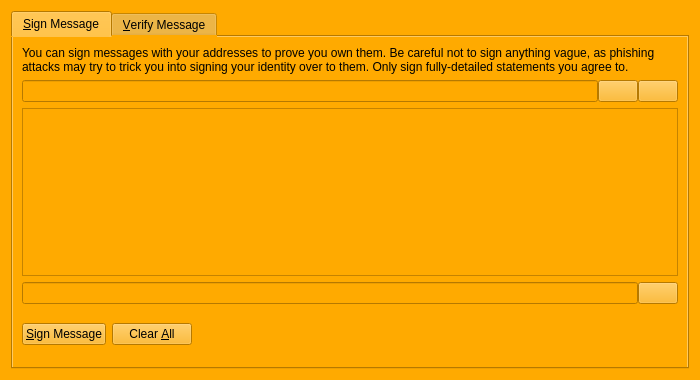
<?xml version="1.0" encoding="UTF-8"?>
<ui version="4.0">
 <class>SignVerifyMessageDialog</class>
 <widget class="QDialog" name="SignVerifyMessageDialog">
  <property name="geometry">
   <rect>
    <x>0</x>
    <y>0</y>
    <width>700</width>
    <height>380</height>
   </rect>
  </property>
  <property name="palette">
   <palette>
    <active>
     <colorrole role="WindowText">
      <brush brushstyle="SolidPattern">
       <color alpha="255">
        <red>0</red>
        <green>0</green>
        <blue>0</blue>
       </color>
      </brush>
     </colorrole>
     <colorrole role="Button">
      <brush brushstyle="SolidPattern">
       <color alpha="255">
        <red>255</red>
        <green>170</green>
        <blue>0</blue>
       </color>
      </brush>
     </colorrole>
     <colorrole role="Light">
      <brush brushstyle="SolidPattern">
       <color alpha="255">
        <red>255</red>
        <green>213</green>
        <blue>127</blue>
       </color>
      </brush>
     </colorrole>
     <colorrole role="Midlight">
      <brush brushstyle="SolidPattern">
       <color alpha="255">
        <red>255</red>
        <green>191</green>
        <blue>63</blue>
       </color>
      </brush>
     </colorrole>
     <colorrole role="Dark">
      <brush brushstyle="SolidPattern">
       <color alpha="255">
        <red>127</red>
        <green>85</green>
        <blue>0</blue>
       </color>
      </brush>
     </colorrole>
     <colorrole role="Mid">
      <brush brushstyle="SolidPattern">
       <color alpha="255">
        <red>170</red>
        <green>113</green>
        <blue>0</blue>
       </color>
      </brush>
     </colorrole>
     <colorrole role="Text">
      <brush brushstyle="SolidPattern">
       <color alpha="255">
        <red>0</red>
        <green>0</green>
        <blue>0</blue>
       </color>
      </brush>
     </colorrole>
     <colorrole role="BrightText">
      <brush brushstyle="SolidPattern">
       <color alpha="255">
        <red>255</red>
        <green>255</green>
        <blue>255</blue>
       </color>
      </brush>
     </colorrole>
     <colorrole role="ButtonText">
      <brush brushstyle="SolidPattern">
       <color alpha="255">
        <red>0</red>
        <green>0</green>
        <blue>0</blue>
       </color>
      </brush>
     </colorrole>
     <colorrole role="Base">
      <brush brushstyle="SolidPattern">
       <color alpha="255">
        <red>255</red>
        <green>255</green>
        <blue>255</blue>
       </color>
      </brush>
     </colorrole>
     <colorrole role="Window">
      <brush brushstyle="SolidPattern">
       <color alpha="255">
        <red>255</red>
        <green>170</green>
        <blue>0</blue>
       </color>
      </brush>
     </colorrole>
     <colorrole role="Shadow">
      <brush brushstyle="SolidPattern">
       <color alpha="255">
        <red>0</red>
        <green>0</green>
        <blue>0</blue>
       </color>
      </brush>
     </colorrole>
     <colorrole role="AlternateBase">
      <brush brushstyle="SolidPattern">
       <color alpha="255">
        <red>255</red>
        <green>212</green>
        <blue>127</blue>
       </color>
      </brush>
     </colorrole>
     <colorrole role="ToolTipBase">
      <brush brushstyle="SolidPattern">
       <color alpha="255">
        <red>255</red>
        <green>255</green>
        <blue>220</blue>
       </color>
      </brush>
     </colorrole>
     <colorrole role="ToolTipText">
      <brush brushstyle="SolidPattern">
       <color alpha="255">
        <red>0</red>
        <green>0</green>
        <blue>0</blue>
       </color>
      </brush>
     </colorrole>
    </active>
    <inactive>
     <colorrole role="WindowText">
      <brush brushstyle="SolidPattern">
       <color alpha="255">
        <red>0</red>
        <green>0</green>
        <blue>0</blue>
       </color>
      </brush>
     </colorrole>
     <colorrole role="Button">
      <brush brushstyle="SolidPattern">
       <color alpha="255">
        <red>255</red>
        <green>170</green>
        <blue>0</blue>
       </color>
      </brush>
     </colorrole>
     <colorrole role="Light">
      <brush brushstyle="SolidPattern">
       <color alpha="255">
        <red>255</red>
        <green>213</green>
        <blue>127</blue>
       </color>
      </brush>
     </colorrole>
     <colorrole role="Midlight">
      <brush brushstyle="SolidPattern">
       <color alpha="255">
        <red>255</red>
        <green>191</green>
        <blue>63</blue>
       </color>
      </brush>
     </colorrole>
     <colorrole role="Dark">
      <brush brushstyle="SolidPattern">
       <color alpha="255">
        <red>127</red>
        <green>85</green>
        <blue>0</blue>
       </color>
      </brush>
     </colorrole>
     <colorrole role="Mid">
      <brush brushstyle="SolidPattern">
       <color alpha="255">
        <red>170</red>
        <green>113</green>
        <blue>0</blue>
       </color>
      </brush>
     </colorrole>
     <colorrole role="Text">
      <brush brushstyle="SolidPattern">
       <color alpha="255">
        <red>0</red>
        <green>0</green>
        <blue>0</blue>
       </color>
      </brush>
     </colorrole>
     <colorrole role="BrightText">
      <brush brushstyle="SolidPattern">
       <color alpha="255">
        <red>255</red>
        <green>255</green>
        <blue>255</blue>
       </color>
      </brush>
     </colorrole>
     <colorrole role="ButtonText">
      <brush brushstyle="SolidPattern">
       <color alpha="255">
        <red>0</red>
        <green>0</green>
        <blue>0</blue>
       </color>
      </brush>
     </colorrole>
     <colorrole role="Base">
      <brush brushstyle="SolidPattern">
       <color alpha="255">
        <red>255</red>
        <green>255</green>
        <blue>255</blue>
       </color>
      </brush>
     </colorrole>
     <colorrole role="Window">
      <brush brushstyle="SolidPattern">
       <color alpha="255">
        <red>255</red>
        <green>170</green>
        <blue>0</blue>
       </color>
      </brush>
     </colorrole>
     <colorrole role="Shadow">
      <brush brushstyle="SolidPattern">
       <color alpha="255">
        <red>0</red>
        <green>0</green>
        <blue>0</blue>
       </color>
      </brush>
     </colorrole>
     <colorrole role="AlternateBase">
      <brush brushstyle="SolidPattern">
       <color alpha="255">
        <red>255</red>
        <green>212</green>
        <blue>127</blue>
       </color>
      </brush>
     </colorrole>
     <colorrole role="ToolTipBase">
      <brush brushstyle="SolidPattern">
       <color alpha="255">
        <red>255</red>
        <green>255</green>
        <blue>220</blue>
       </color>
      </brush>
     </colorrole>
     <colorrole role="ToolTipText">
      <brush brushstyle="SolidPattern">
       <color alpha="255">
        <red>0</red>
        <green>0</green>
        <blue>0</blue>
       </color>
      </brush>
     </colorrole>
    </inactive>
    <disabled>
     <colorrole role="WindowText">
      <brush brushstyle="SolidPattern">
       <color alpha="255">
        <red>127</red>
        <green>85</green>
        <blue>0</blue>
       </color>
      </brush>
     </colorrole>
     <colorrole role="Button">
      <brush brushstyle="SolidPattern">
       <color alpha="255">
        <red>255</red>
        <green>170</green>
        <blue>0</blue>
       </color>
      </brush>
     </colorrole>
     <colorrole role="Light">
      <brush brushstyle="SolidPattern">
       <color alpha="255">
        <red>255</red>
        <green>213</green>
        <blue>127</blue>
       </color>
      </brush>
     </colorrole>
     <colorrole role="Midlight">
      <brush brushstyle="SolidPattern">
       <color alpha="255">
        <red>255</red>
        <green>191</green>
        <blue>63</blue>
       </color>
      </brush>
     </colorrole>
     <colorrole role="Dark">
      <brush brushstyle="SolidPattern">
       <color alpha="255">
        <red>127</red>
        <green>85</green>
        <blue>0</blue>
       </color>
      </brush>
     </colorrole>
     <colorrole role="Mid">
      <brush brushstyle="SolidPattern">
       <color alpha="255">
        <red>170</red>
        <green>113</green>
        <blue>0</blue>
       </color>
      </brush>
     </colorrole>
     <colorrole role="Text">
      <brush brushstyle="SolidPattern">
       <color alpha="255">
        <red>127</red>
        <green>85</green>
        <blue>0</blue>
       </color>
      </brush>
     </colorrole>
     <colorrole role="BrightText">
      <brush brushstyle="SolidPattern">
       <color alpha="255">
        <red>255</red>
        <green>255</green>
        <blue>255</blue>
       </color>
      </brush>
     </colorrole>
     <colorrole role="ButtonText">
      <brush brushstyle="SolidPattern">
       <color alpha="255">
        <red>127</red>
        <green>85</green>
        <blue>0</blue>
       </color>
      </brush>
     </colorrole>
     <colorrole role="Base">
      <brush brushstyle="SolidPattern">
       <color alpha="255">
        <red>255</red>
        <green>170</green>
        <blue>0</blue>
       </color>
      </brush>
     </colorrole>
     <colorrole role="Window">
      <brush brushstyle="SolidPattern">
       <color alpha="255">
        <red>255</red>
        <green>170</green>
        <blue>0</blue>
       </color>
      </brush>
     </colorrole>
     <colorrole role="Shadow">
      <brush brushstyle="SolidPattern">
       <color alpha="255">
        <red>0</red>
        <green>0</green>
        <blue>0</blue>
       </color>
      </brush>
     </colorrole>
     <colorrole role="AlternateBase">
      <brush brushstyle="SolidPattern">
       <color alpha="255">
        <red>255</red>
        <green>170</green>
        <blue>0</blue>
       </color>
      </brush>
     </colorrole>
     <colorrole role="ToolTipBase">
      <brush brushstyle="SolidPattern">
       <color alpha="255">
        <red>255</red>
        <green>255</green>
        <blue>220</blue>
       </color>
      </brush>
     </colorrole>
     <colorrole role="ToolTipText">
      <brush brushstyle="SolidPattern">
       <color alpha="255">
        <red>0</red>
        <green>0</green>
        <blue>0</blue>
       </color>
      </brush>
     </colorrole>
    </disabled>
   </palette>
  </property>
  <property name="windowTitle">
   <string>Signatures - Sign / Verify a Message</string>
  </property>
  <property name="modal">
   <bool>true</bool>
  </property>
  <layout class="QVBoxLayout" name="verticalLayout">
   <item>
    <widget class="QTabWidget" name="tabWidget">
     <property name="styleSheet">
      <string notr="true">background-color: rgb(255, 170, 0);</string>
     </property>
     <property name="currentIndex">
      <number>0</number>
     </property>
     <widget class="QWidget" name="tabSignMessage">
      <attribute name="title">
       <string>&amp;Sign Message</string>
      </attribute>
      <layout class="QVBoxLayout" name="verticalLayout_SM">
       <item>
        <widget class="QLabel" name="infoLabel_SM">
         <property name="text">
          <string>You can sign messages with your addresses to prove you own them. Be careful not to sign anything vague, as phishing attacks may try to trick you into signing your identity over to them. Only sign fully-detailed statements you agree to.</string>
         </property>
         <property name="textFormat">
          <enum>Qt::PlainText</enum>
         </property>
         <property name="wordWrap">
          <bool>true</bool>
         </property>
        </widget>
       </item>
       <item>
        <layout class="QHBoxLayout" name="horizontalLayout_1_SM">
         <property name="spacing">
          <number>0</number>
         </property>
         <item>
          <widget class="QValidatedLineEdit" name="addressIn_SM">
           <property name="toolTip">
            <string>The address to sign the message with (e.g. 2JhbfkAFvXqYkreSgJfrRLS9DepUcxbQci)</string>
           </property>
           <property name="maxLength">
            <number>34</number>
           </property>
          </widget>
         </item>
         <item>
          <widget class="QPushButton" name="addressBookButton_SM">
           <property name="toolTip">
            <string>Choose an address from the address book</string>
           </property>
           <property name="text">
            <string/>
           </property>
           <property name="icon">
            <iconset resource="../bitcoin.qrc">
             <normaloff>:/icons/address-book</normaloff>:/icons/address-book</iconset>
           </property>
           <property name="shortcut">
            <string>Alt+A</string>
           </property>
           <property name="autoDefault">
            <bool>false</bool>
           </property>
          </widget>
         </item>
         <item>
          <widget class="QPushButton" name="pasteButton_SM">
           <property name="toolTip">
            <string>Paste address from clipboard</string>
           </property>
           <property name="text">
            <string/>
           </property>
           <property name="icon">
            <iconset resource="../bitcoin.qrc">
             <normaloff>:/icons/editpaste</normaloff>:/icons/editpaste</iconset>
           </property>
           <property name="shortcut">
            <string>Alt+P</string>
           </property>
           <property name="autoDefault">
            <bool>false</bool>
           </property>
          </widget>
         </item>
        </layout>
       </item>
       <item>
        <widget class="QPlainTextEdit" name="messageIn_SM">
         <property name="toolTip">
          <string>Enter the message you want to sign here</string>
         </property>
        </widget>
       </item>
       <item>
        <layout class="QHBoxLayout" name="horizontalLayout_2_SM">
         <property name="spacing">
          <number>0</number>
         </property>
         <item>
          <widget class="QLineEdit" name="signatureOut_SM">
           <property name="font">
            <font>
             <italic>true</italic>
            </font>
           </property>
           <property name="readOnly">
            <bool>true</bool>
           </property>
          </widget>
         </item>
         <item>
          <widget class="QPushButton" name="copySignatureButton_SM">
           <property name="toolTip">
            <string>Copy the current signature to the system clipboard</string>
           </property>
           <property name="text">
            <string/>
           </property>
           <property name="icon">
            <iconset resource="../bitcoin.qrc">
             <normaloff>:/icons/editcopy</normaloff>:/icons/editcopy</iconset>
           </property>
           <property name="autoDefault">
            <bool>false</bool>
           </property>
          </widget>
         </item>
        </layout>
       </item>
       <item>
        <layout class="QHBoxLayout" name="horizontalLayout_3_SM">
         <item>
          <widget class="QPushButton" name="signMessageButton_SM">
           <property name="toolTip">
            <string>Sign the message to prove you own this BitBoSS address</string>
           </property>
           <property name="text">
            <string>&amp;Sign Message</string>
           </property>
           <property name="icon">
            <iconset resource="../bitcoin.qrc">
             <normaloff>:/icons/edit</normaloff>:/icons/edit</iconset>
           </property>
           <property name="autoDefault">
            <bool>false</bool>
           </property>
          </widget>
         </item>
         <item>
          <widget class="QPushButton" name="clearButton_SM">
           <property name="toolTip">
            <string>Reset all sign message fields</string>
           </property>
           <property name="text">
            <string>Clear &amp;All</string>
           </property>
           <property name="icon">
            <iconset resource="../bitcoin.qrc">
             <normaloff>:/icons/remove</normaloff>:/icons/remove</iconset>
           </property>
           <property name="autoDefault">
            <bool>false</bool>
           </property>
          </widget>
         </item>
         <item>
          <spacer name="horizontalSpacer_1_SM">
           <property name="orientation">
            <enum>Qt::Horizontal</enum>
           </property>
           <property name="sizeHint" stdset="0">
            <size>
             <width>40</width>
             <height>48</height>
            </size>
           </property>
          </spacer>
         </item>
         <item>
          <widget class="QLabel" name="statusLabel_SM">
           <property name="font">
            <font>
             <weight>75</weight>
             <bold>true</bold>
            </font>
           </property>
           <property name="text">
            <string/>
           </property>
           <property name="wordWrap">
            <bool>true</bool>
           </property>
          </widget>
         </item>
         <item>
          <spacer name="horizontalSpacer_2_SM">
           <property name="orientation">
            <enum>Qt::Horizontal</enum>
           </property>
           <property name="sizeHint" stdset="0">
            <size>
             <width>40</width>
             <height>48</height>
            </size>
           </property>
          </spacer>
         </item>
        </layout>
       </item>
      </layout>
     </widget>
     <widget class="QWidget" name="tabVerifyMessage">
      <attribute name="title">
       <string>&amp;Verify Message</string>
      </attribute>
      <layout class="QVBoxLayout" name="verticalLayout_VM">
       <item>
        <widget class="QLabel" name="infoLabel_VM">
         <property name="text">
          <string>Enter the signing address, message (ensure you copy line breaks, spaces, tabs, etc. exactly) and signature below to verify the message. Be careful not to read more into the signature than what is in the signed message itself, to avoid being tricked by a man-in-the-middle attack.</string>
         </property>
         <property name="textFormat">
          <enum>Qt::PlainText</enum>
         </property>
         <property name="alignment">
          <set>Qt::AlignLeading|Qt::AlignLeft|Qt::AlignTop</set>
         </property>
         <property name="wordWrap">
          <bool>true</bool>
         </property>
        </widget>
       </item>
       <item>
        <layout class="QHBoxLayout" name="horizontalLayout_1_VM">
         <property name="spacing">
          <number>0</number>
         </property>
         <item>
          <widget class="QValidatedLineEdit" name="addressIn_VM">
           <property name="toolTip">
            <string>The address the message was signed with (e.g. 2JhbfkAFvXqYkreSgJfrRLS9DepUcxbQci)</string>
           </property>
           <property name="maxLength">
            <number>34</number>
           </property>
          </widget>
         </item>
         <item>
          <widget class="QPushButton" name="addressBookButton_VM">
           <property name="toolTip">
            <string>Choose an address from the address book</string>
           </property>
           <property name="text">
            <string/>
           </property>
           <property name="icon">
            <iconset resource="../bitcoin.qrc">
             <normaloff>:/icons/address-book</normaloff>:/icons/address-book</iconset>
           </property>
           <property name="shortcut">
            <string>Alt+A</string>
           </property>
           <property name="autoDefault">
            <bool>false</bool>
           </property>
          </widget>
         </item>
        </layout>
       </item>
       <item>
        <widget class="QPlainTextEdit" name="messageIn_VM"/>
       </item>
       <item>
        <widget class="QValidatedLineEdit" name="signatureIn_VM"/>
       </item>
       <item>
        <layout class="QHBoxLayout" name="horizontalLayout_2_VM">
         <item>
          <widget class="QPushButton" name="verifyMessageButton_VM">
           <property name="toolTip">
            <string>Verify the message to ensure it was signed with the specified BitBoSS address</string>
           </property>
           <property name="text">
            <string>&amp;Verify Message</string>
           </property>
           <property name="icon">
            <iconset resource="../bitcoin.qrc">
             <normaloff>:/icons/transaction_0</normaloff>:/icons/transaction_0</iconset>
           </property>
           <property name="autoDefault">
            <bool>false</bool>
           </property>
          </widget>
         </item>
         <item>
          <widget class="QPushButton" name="clearButton_VM">
           <property name="toolTip">
            <string>Reset all verify message fields</string>
           </property>
           <property name="text">
            <string>Clear &amp;All</string>
           </property>
           <property name="icon">
            <iconset resource="../bitcoin.qrc">
             <normaloff>:/icons/remove</normaloff>:/icons/remove</iconset>
           </property>
           <property name="autoDefault">
            <bool>false</bool>
           </property>
          </widget>
         </item>
         <item>
          <spacer name="horizontalSpacer_1_VM">
           <property name="orientation">
            <enum>Qt::Horizontal</enum>
           </property>
           <property name="sizeHint" stdset="0">
            <size>
             <width>40</width>
             <height>48</height>
            </size>
           </property>
          </spacer>
         </item>
         <item>
          <widget class="QLabel" name="statusLabel_VM">
           <property name="font">
            <font>
             <weight>75</weight>
             <bold>true</bold>
            </font>
           </property>
           <property name="text">
            <string/>
           </property>
           <property name="wordWrap">
            <bool>true</bool>
           </property>
          </widget>
         </item>
         <item>
          <spacer name="horizontalSpacer_2_VM">
           <property name="orientation">
            <enum>Qt::Horizontal</enum>
           </property>
           <property name="sizeHint" stdset="0">
            <size>
             <width>40</width>
             <height>48</height>
            </size>
           </property>
          </spacer>
         </item>
        </layout>
       </item>
      </layout>
     </widget>
    </widget>
   </item>
  </layout>
 </widget>
 <customwidgets>
  <customwidget>
   <class>QValidatedLineEdit</class>
   <extends>QLineEdit</extends>
   <header>qvalidatedlineedit.h</header>
  </customwidget>
 </customwidgets>
 <resources>
  <include location="../bitcoin.qrc"/>
 </resources>
 <connections/>
</ui>
